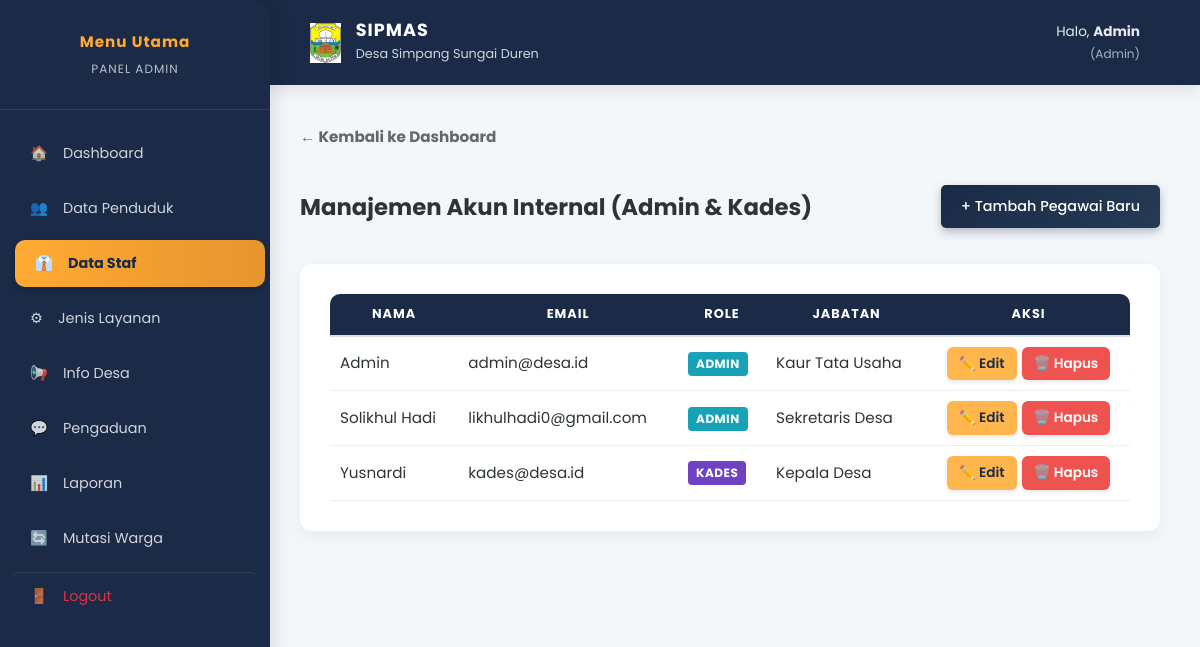
/index.php?page=manajemen_staf (signed in), run on the app's committed database.
### tables this page shows
CREATE TABLE `users` (
  `id` int(11) NOT NULL,
  `role` enum('admin','kades','masyarakat') NOT NULL,
  `nik` char(16) DEFAULT NULL,
  `nama_lengkap` varchar(150) NOT NULL,
  `tempat_lahir` varchar(50) DEFAULT NULL,
  `tanggal_lahir` date DEFAULT NULL,
  `jenis_kelamin` enum('Laki-laki','Perempuan') DEFAULT NULL,
  `agama` varchar(20) DEFAULT NULL,
  `status_perkawinan` enum('Belum Kawin','Kawin','Cerai Hidup','Cerai Mati') DEFAULT NULL,
  `pekerjaan` varchar(50) DEFAULT NULL,
  `email` varchar(100) NOT NULL,
  `password` varchar(255) NOT NULL,
  `no_hp` varchar(20) DEFAULT NULL,
  `alamat` text DEFAULT NULL,
  `jabatan` varchar(100) DEFAULT NULL,
  `status_kependudukan` enum('Tetap','Pindah','Meninggal') DEFAULT 'Tetap',
  `status_akun` tinyint(1) DEFAULT 1,
  `created_at` timestamp NOT NULL DEFAULT current_timestamp(),
  `updated_at` timestamp NOT NULL DEFAULT current_timestamp() ON UPDATE current_timestamp()
);

### controllers/UserController.php (called while the page is built, shortened)
<?php
class UserController {
    private $conn;
    public function __construct($db) {
        $this->conn = $db;
    }
    public function getUsersByRole($role) {
        if ($role == 'internal') {
            $query = "SELECT * FROM users WHERE role IN ('admin', 'kades') ORDER BY role, nama_lengkap ASC";
            $stmt = $this->conn->prepare($query);
            $stmt->execute();
        } else {
            $query = "SELECT * FROM users WHERE role = :role ORDER BY created_at DESC";
            $stmt = $this->conn->prepare($query);
            $stmt->execute([':role' => $role]);
        }
        return $stmt->fetchAll();
    }
}
?>

### views/admin/staf_list.php (the view)
<section id="manajemen-staf">
    <div style="text-align: left; margin-bottom: 20px;">
        <a href="index.php?page=dashboard_admin" style="text-decoration: none; color: #666; font-weight: bold;">
            &larr; Kembali ke Dashboard
        </a>
    </div>
    <div style="display: flex; justify-content: space-between; align-items: center; margin-bottom: 20px;">
        <h2>Manajemen Akun Internal (Admin & Kades)</h2>
        <a href="index.php?page=form_staf" class="btn-primary" style="background: var(--primary-color); color: white; padding: 10px 20px; text-decoration: none; border-radius: 5px;">
            + Tambah Pegawai Baru
        </a>
    </div>
    <div class="card">
        <table style="width: 100%; border-collapse: collapse;">
            <thead>
                <tr style="background: #f8f9fa;">
                    <th style="text-align: center; padding:10px; border-bottom:2px solid #ddd;">Nama</th>
                    <th style="text-align: center; padding:10px; border-bottom:2px solid #ddd;">Email</th>
                    <th style="text-align: center; padding:10px; border-bottom:2px solid #ddd;">Role</th>
                    <th style="text-align: center; padding:10px; border-bottom:2px solid #ddd;">Jabatan</th>
                    <th style="text-align: center; padding:10px; border-bottom:2px solid #ddd;">Aksi</th>
                </tr>
            </thead>
            <tbody>
                <?php if(empty($daftarStaf)): ?>
                    <tr><td colspan="5" style="text-align:center; padding:20px;">Belum ada data staf.</td></tr>
                <?php else: ?>
                    <?php foreach($daftarStaf as $u): ?>
                        <tr>
                            <td style="padding:10px; border-bottom:1px solid #eee;">
                                <?= htmlspecialchars($u->nama_lengkap) ?>
                            </td>
                            <td style="padding:10px; border-bottom:1px solid #eee;">
                                <?= htmlspecialchars($u->email) ?>
                            </td>
                            <td style="padding:10px; border-bottom:1px solid #eee;">
                                <span class="badge" style="background: <?= $u->role=='admin'?'#17a2b8':'#6f42c1' ?>; color:white; padding:3px 8px; border-radius:4px; font-size:12px;">
                                    <?= htmlspecialchars(strtoupper($u->role)) ?>
                                </span>
                            </td>
                            <td style="padding:10px; border-bottom:1px solid #eee;">
                                <?= htmlspecialchars($u->jabatan ?? '-') ?>
                            </td>
                            <td style="padding:10px; border-bottom:1px solid #eee; text-align: center;">
                                <div style="display: flex; gap: 5px; justify-content: center;">
                                    <a href="index.php?page=form_staf&id=<?= $u->id ?>" class="btn-action btn-edit" style="min-width: auto; padding: 6px 12px;">
                                        ✏️ Edit
                                    </a>
                                    <a href="#"
                                        onclick="showPopup('delete', 'Hapus Staf?', 'Akun <?= htmlspecialchars($u->nama_lengkap) ?> akan dihapus. User tidak bisa login lagi.', () => window.location.href='index.php?action=hapus_staf&id=<?= $u->id ?>')"
                                        class="btn-action btn-delete" style="min-width: auto; padding: 6px 12px;">
                                            🗑️ Hapus
                                    </a>
                                </div>
                            </td>
                        </tr>
                    <?php endforeach; ?>
                <?php endif; ?>
            </tbody>
        </table>
    </div>
</section>

### assets/css/style.css (style rules this page uses)
:root { --primary: #1a2a47; --primary-gradient: linear-gradient(135deg, #1a2a47 0%, #243b55 100%); --accent: #ffaa33; --accent-gradient: linear-gradient(135deg, #ffaa33 0%, #e6952e 100%); --primary-color: #1a2a47; --accent-color: #ffaa33; --success-color: #28a745; --danger-color: #dc3545; --success: #28a745; --danger: #dc3545; --warning: #ffc107; --bg-body: #f4f7fa; --bg-glass: rgba(255, 255, 255, 0.95); --bg-card: #ffffff; --text-main: #2d3436; --text-muted: #636e72; --radius: 12px; --shadow-soft: 0 5px 15px rgba(0, 0, 0, 0.05); --shadow-float: 0 15px 35px rgba(26, 42, 71, 0.15); --transition: all 0.3s cubic-bezier(0.4, 0, 0.2, 1); }
* { box-sizing: border-box; }
body { font-family: 'Poppins', sans-serif; background-color: var(--bg-body); color: var(--text-main); margin: 0; padding: 0; font-size: 0.95rem; line-height: 1.6; }
.card { background: var(--bg-card); border-radius: var(--radius); box-shadow: var(--shadow-soft); padding: 30px; margin-bottom: 30px; border: none; transition: var(--transition); position: relative; overflow: hidden; }
.btn-action { display: inline-flex; align-items: center; justify-content: center; gap: 8px; padding: 8px 16px; border-radius: 6px; font-weight: 600; font-size: 0.85rem; text-decoration: none; border: none; cursor: pointer; transition: all 0.2s ease; white-space: nowrap; box-shadow: 0 2px 4px rgba(0,0,0,0.1); min-width: 100px; }
.btn-edit { background-color: #ffb74d; color: #1a2a47; }
.btn-delete { background-color: #ef5350; color: white; }
.btn-primary, button { background: var(--primary) !important; background: var(--primary-gradient) !important; color: white !important; padding: 10px 22px; border-radius: 8px; border: none; cursor: pointer; font-size: 0.9rem; font-weight: 500; box-shadow: 0 4px 10px rgba(26, 42, 71, 0.3); text-decoration: none; display: inline-block; transition: var(--transition); }
table { width: 100%; border-collapse: separate; border-spacing: 0; background: white; }
table th { background-color: var(--primary); color: white; padding: 18px; text-transform: uppercase; font-size: 0.8rem; letter-spacing: 1px; text-align: left; }
table th:first-child { border-top-left-radius: 10px; }
table th:last-child { border-top-right-radius: 10px; }
table td { padding: 18px; border-bottom: 1px solid #f0f0f0; vertical-align: middle; }
table tr:last-child td { border-bottom: none; }
.badge { padding: 8px 15px; border-radius: 50px; font-size: 0.7rem; font-weight: 800; text-transform: uppercase; letter-spacing: 0.5px; display: inline-flex; align-items: center; justify-content: center; white-space: nowrap; vertical-align: middle; line-height: normal; }
.badge { padding: 6px 12px; border-radius: 30px; font-size: 0.75rem; font-weight: 700; text-transform: uppercase; }
td div[style*="display: flex"] { flex-wrap: nowrap; }

### data on the page
users: nama_lengkap "Admin", email "admin@desa.id", role "ADMIN", jabatan "Kaur Tata Usaha"
users: nama_lengkap "Solikhul Hadi", email "likhulhadi0@gmail.com", role "ADMIN", jabatan "Sekretaris Desa"
users: nama_lengkap "Yusnardi", email "kades@desa.id", role "KADES", jabatan "Kepala Desa"

### other printed values
$nama "Admin"
$role "Admin"
$role "ADMIN"
